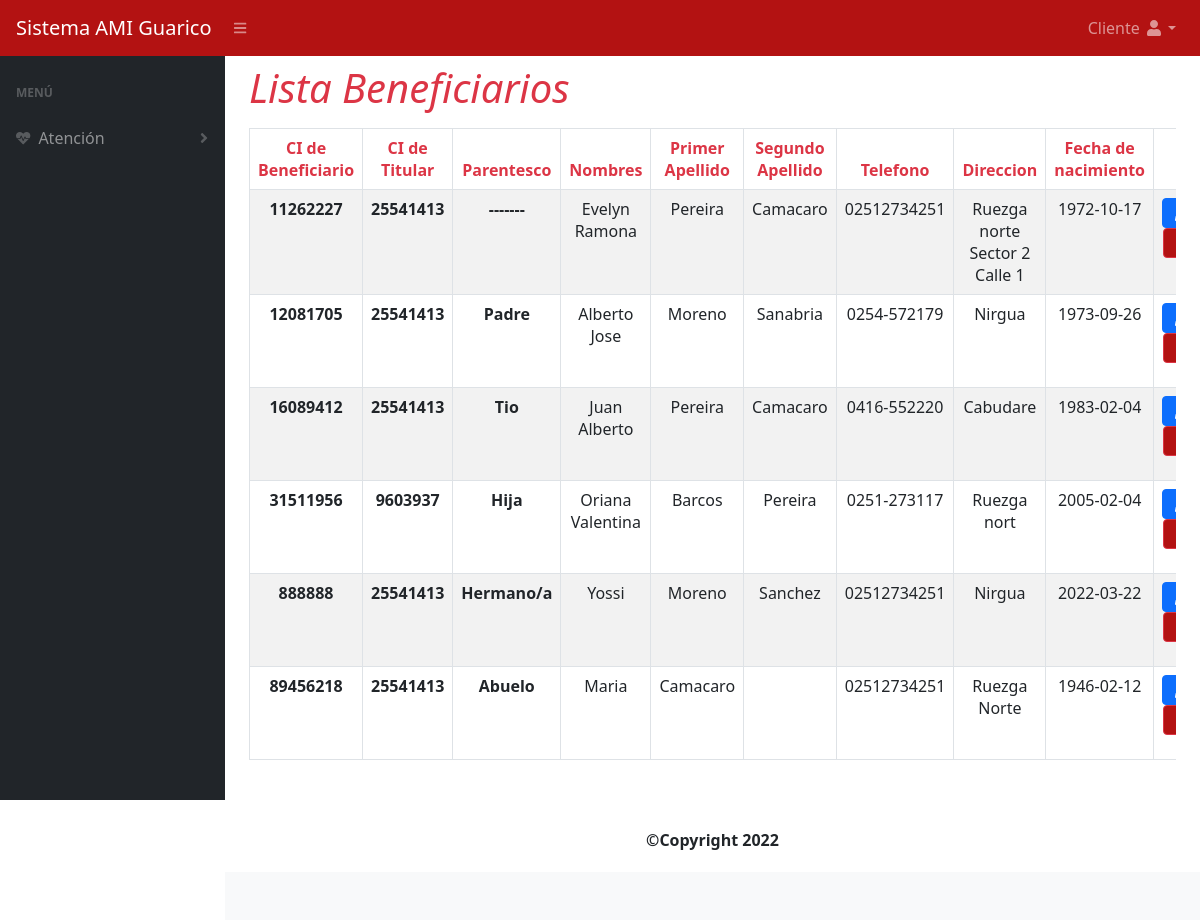
Page /controlador/listar_beneficiario.php (signed in) on the committed database.
### tables this page shows
CREATE TABLE `beneficiarios` (
  `ci_beneficiarios` varchar(8) NOT NULL,
  `ci_titular` varchar(8) NOT NULL,
  `parentesco` varchar(15) NOT NULL,
  `nombres` varchar(25) NOT NULL,
  `apellido1` varchar(11) NOT NULL,
  `apellido2` varchar(11) NOT NULL,
  `telefono` varchar(11) NOT NULL,
  `direccion` text NOT NULL,
  `fecha_de_nacimiento` date NOT NULL
);

### modelo/bene.php (called while the page is built, shortened)
<?php
class beneficiarios1 extends BD
{
      public function Buscartodo(){
      $strSql = "SELECT * FROM beneficiarios";
  try {
          $strExec = BD::prepare($strSql);
          $strExec->execute();
          $respuestaArreglo = $strExec->fetchAll(PDO::FETCH_ASSOC);
          $respuestaArreglo += ['estatus' => true];
          return $respuestaArreglo;
      } catch (PDOException $e) {
          $errorReturn = ['estatus' => false];
          $errorReturn += ['info' => "error sql:{$e}"];
          return $errorReturn;
      }
  }
      }
 ?>

### vista/listar_beneficiario.php (the view, shortened to what this page needs)
<div class="container caja">
		<div class="row">
			<div class="col-lg-12">
				<nav class="navbar navbar-light justify-content-between">
					<h1 class="text-danger navba-brand"><i>Lista Beneficiarios</i></h1>
				</nav>
			</div>
		</div>
		<div class="row">
			<div class="col-lg-12">
				<div class="table-responsive">
				<table class="table table-striped table-bordered">
					<thead>
						<tr class="text-center text-danger">
							<th scope="col">CI de Beneficiario</th>
							<th scope="col">CI de Titular</th>
							<th scope="col">Parentesco</th>
							<th scope="col">Nombres</th>
							<th scope="col">Primer Apellido</th>
							<th scope="col">Segundo Apellido</th>
							<th scope="col">Telefono</th>
							<th scope="col">Direccion</th>
							<th scope="col">Fecha de nacimiento</th>
						</tr>
					</thead>
					<tbody id="filas_plan">
						<?php
						foreach ($consulta as $valor) {
							if (isset($valor['ci_beneficiarios'])){
						?>
						<tr id="<?php echo $valor['ci_beneficiarios']?>">
							<th class="text-center"><?php echo $valor['ci_beneficiarios']?></th>
							<th class="text-center"><?php echo $valor['ci_titular']?></th>
							<th class="text-center"><?php echo $valor['parentesco']?></th>
							<td class="text-center"><?php echo $valor['nombres']?></td>
							<td class="text-center"><?php echo $valor['apellido1']?></td>
							<td class="text-center"><?php echo $valor['apellido2']?></td>
							<td class="text-center"><?php echo $valor['telefono']?></td>
							<td class="text-center"><?php echo $valor['direccion']?></td>
							<td class="text-center"><?php echo $valor['fecha_de_nacimiento']?></td>
							<td class="text-center">
								<form action="?pagina=listar_beneficiario" method="post">
	  							<button class="btn btn-primary" value="<?php echo $valor['ci_beneficiarios']?>" name="editar"  title="Modificar"><i class="fas fa-pencil-alt"></i></button>
	  							<button class="btn btn-danger" value="<?php echo $valor['ci_beneficiarios']?>" id="eliminar_plan" title="Eliminar" name="eliminar" onclick="return ConfirmDelete()" ><i class="fas fa-trash-alt" ></i></button>
	  							</form >
							</td>
						</tr>
						<?php
								}
							}
						?>
					</tbody>
				</table>
				</div>
			</div>
		</div>
	</div>
                        <?php include 'vista/pie.php'; ?>
        <footer class="py-4 bg-light mt-auto">

### controlador/listar_beneficiario.php (shortened to what this page needs)
<?php
    require_once "modelo/bene.php";
    $objBene = new beneficiarios1();
    if (isset($_POST['eliminar'])) {
        $ci_beneficiarios = $_POST['eliminar'];
        $objBene->setCedulabeneficiarios($ci_beneficiarios);
        $result = $objBene->Eliminar();
        require_once "vista/menu.php";
        $consulta = $objBene->Buscartodo();
        require_once "vista/listar_beneficiario.php";
    }else if(isset($_POST['editar'])){
        require_once "vista/menu.php";
        $ci_beneficiarios = $_POST['editar'];
        $bene = $objBene->Buscar($ci_beneficiarios);
        require_once "vista/actualizar_beneficiario.php";
    }else{
        require_once "vista/menu.php";
        $consulta = $objBene->Buscartodo();
        require_once "vista/listar_beneficiario.php";
    }
?>

### vista/menu.php (shortened to what this page needs)
<html lang="es">
<head>
    <link href="assets/css/style.css" rel="stylesheet"/>
    <link href="assets/css/styles.css" rel="stylesheet" />
    <link href="assets/css/styleami.css" rel="stylesheet"/>
    <link rel="stylesheet" type="text/css" href="assets/plugins/fontawesome-free-5.15.1-web/css/all.css">
</head>
<body class="sb-nav-fixed">
    <nav class="sb-topnav navbar navbar-expand navbar-dark bg-ami">
        <a class="navbar-brand ps-3" href="?pagina=inicio">Sistema AMI Guarico</a>
        <button class="btn btn-link btn-sm order-1 order-lg-0 me-4 me-lg-0" id="sidebarToggle" href="#!"><i class="fas fa-bars"></i></button>
        <ul class="navbar-nav ms-auto me-0 me-md-3 my-2 my-md-0">
            <li class="nav-item dropdown">
                <a class="nav-link dropdown-toggle" id="navbarDropdown" href="#" role="button" data-bs-toggle="dropdown" aria-expanded="false"> <?php echo ucfirst($_SESSION['rol_usuario']) ?> <i class="fas fa-user fa-fw"></i></a>
            </li>
        </ul>
    </nav>
    <div id="layoutSidenav">
        <div id="layoutSidenav_nav">
            <nav class="sb-sidenav accordion sb-sidenav-dark" id="sidenavAccordion">
                <div class="sb-sidenav-menu">
                    <div class="nav">
                        <div class="sb-sidenav-menu-heading">Menú</div>
                        <a class="nav-link collapsed" href="#" data-bs-toggle="collapse" data-bs-target="#atencion" aria-expanded="false" aria-controls="atencion">
                            <div class="sb-nav-link-icon"><i class="fas fa-heartbeat"></i></div>
                            Atención
                            <div class="sb-sidenav-collapse-arrow"><i class="fas fa-angle-down"></i></div>
                        </a>
        </nav>
    </div>
    <div id="layoutSidenav_content">
    </body>
      </html>

### vista/pie.php (shortened to what this page needs)
<footer class="footer text-center p-1 mt-4"><br>
    <p><strong>&copy;Copyright 2022</strong></p>
</footer>
    </body>
    </html>

### assets/css/styleami.css (style rules this page uses)
.bg-ami { background-color: #b31212 !important; }

### rows in the picture
beneficiarios: ci_beneficiarios "11262227", ci_titular "25541413", parentesco "-------", nombres "Evelyn Ramona", apellido1 "Pereira", apellido2 "Camacaro", telefono "02512734251", direccion "Ruezga norte Sector 2 Calle 1", fecha_de_nacimiento "1972-10-17"
beneficiarios: ci_beneficiarios "12081705", ci_titular "25541413", parentesco "Padre", nombres "Alberto Jose", apellido1 "Moreno", apellido2 "Sanabria", telefono "0254-572179", direccion "Nirgua", fecha_de_nacimiento "1973-09-26"
beneficiarios: ci_beneficiarios "16089412", ci_titular "25541413", parentesco "Tio", nombres "Juan Alberto", apellido1 "Pereira", apellido2 "Camacaro", telefono "0416-552220", direccion "Cabudare", fecha_de_nacimiento "1983-02-04"
beneficiarios: ci_beneficiarios "31511956", ci_titular "9603937", parentesco "Hija", nombres "Oriana Valentina", apellido1 "Barcos", apellido2 "Pereira", telefono "0251-273117", direccion "Ruezga nort", fecha_de_nacimiento "2005-02-04"
beneficiarios: ci_beneficiarios "888888", ci_titular "25541413", parentesco "Hermano/a", nombres "Yossi", apellido1 "Moreno", apellido2 "Sanchez", telefono "02512734251", direccion "Nirgua", fecha_de_nacimiento "2022-03-22"
beneficiarios: ci_beneficiarios "89456218", ci_titular "25541413", parentesco "Abuelo", nombres "Maria", apellido1 "Camacaro", telefono "02512734251", direccion "Ruezga Norte", fecha_de_nacimiento "1946-02-12"

### other values in the picture
$_SESSION['rol_usuario'] "Cliente"
